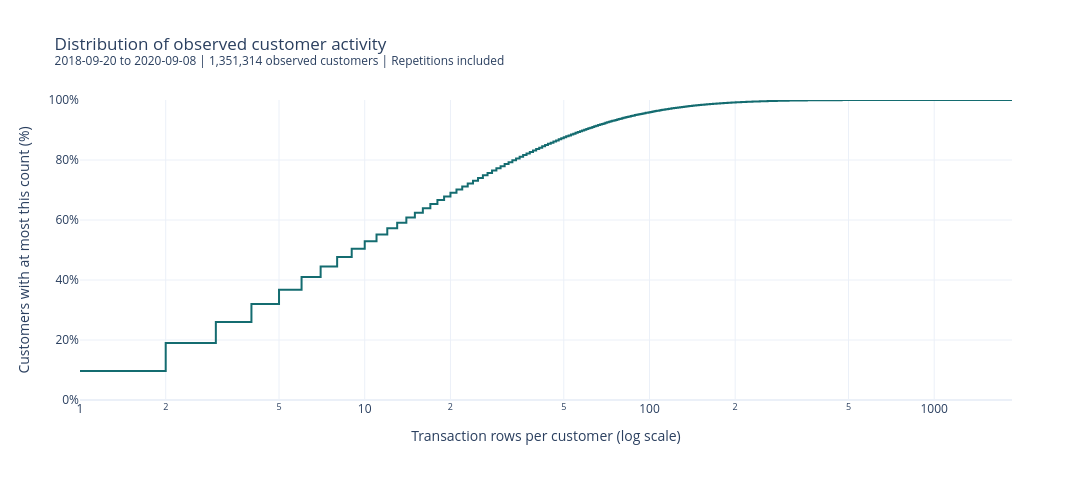

The notebook cell saved with this chart:
### Code cell
fig = px.line(
    activity_distribution,
    x="transaction_rows",
    y="cumulative_customer_pct",
    line_shape="hv",
    log_x=True,
    color_discrete_sequence=["#146C70"],
    template="plotly_white",
    hover_data={
        "customers": ":,",
        "cumulative_customer_pct": ":.2f",
    },
    labels={
        "transaction_rows": (
            "Transaction rows per customer (log scale)"
        ),
        "cumulative_customer_pct": (
            "Customers with at most this count (%)"
        ),
        "customers": "Customers at this exact count",
    },
    title=(
        "Distribution of observed customer activity"
        f"<br><sup>{EDA_START.date()} to "
        f"{(EDA_END_EXCLUSIVE - pd.Timedelta(days=1)).date()}"
        f" | {observed_customers:,} observed customers"
        " | Repetitions included</sup>"
    ),
)

fig.update_layout(
    width=1100,
    height=480,
    showlegend=False,
)

fig.update_yaxes(
    range=[0, 100],
    ticksuffix="%",
)

fig.show(
    renderer="plotly_mimetype+png",
    config={"displaylogo": False},
)

### Figure 1 — Plotly figure (JSON) as saved in the notebook; plotly's stock layout.template omitted (floating-point values rounded to 4 significant figures; data arrays with more than 128 entries replaced by an {"elided": "..."} marker saying what was removed)
{"data": [{"customdata": {"elided": "739x1 int values"}, "hovertemplate": "Transaction rows per customer (log scale)=%{x}<br>Customers with at most this count (%)=%{y:.2f}<br>Customers at this exact count=%{customdata[0]:,}<extra></extra>", "legendgroup": "", "line": {"color": "#146C70", "dash": "solid", "shape": "hv"}, "marker": {"symbol": "circle"}, "mode": "lines", "name": "", "orientation": "v", "showlegend": false, "type": "scatter", "x": {"elided": "739 int values"}, "xaxis": "x", "y": {"elided": "739 float values"}, "yaxis": "y"}], "layout": {"height": 480, "legend": {"tracegroupgap": 0}, "showlegend": false, "title": {"text": "Distribution of observed customer activity<br><sup>2018-09-20 to 2020-09-08 | 1,351,314 observed customers | Repetitions included</sup>"}, "width": 1100, "xaxis": {"anchor": "y", "domain": [0, 1], "title": {"text": "Transaction rows per customer (log scale)"}, "type": "log"}, "yaxis": {"anchor": "x", "domain": [0, 1], "range": [0, 100], "ticksuffix": "%", "title": {"text": "Customers with at most this count (%)"}}}}
